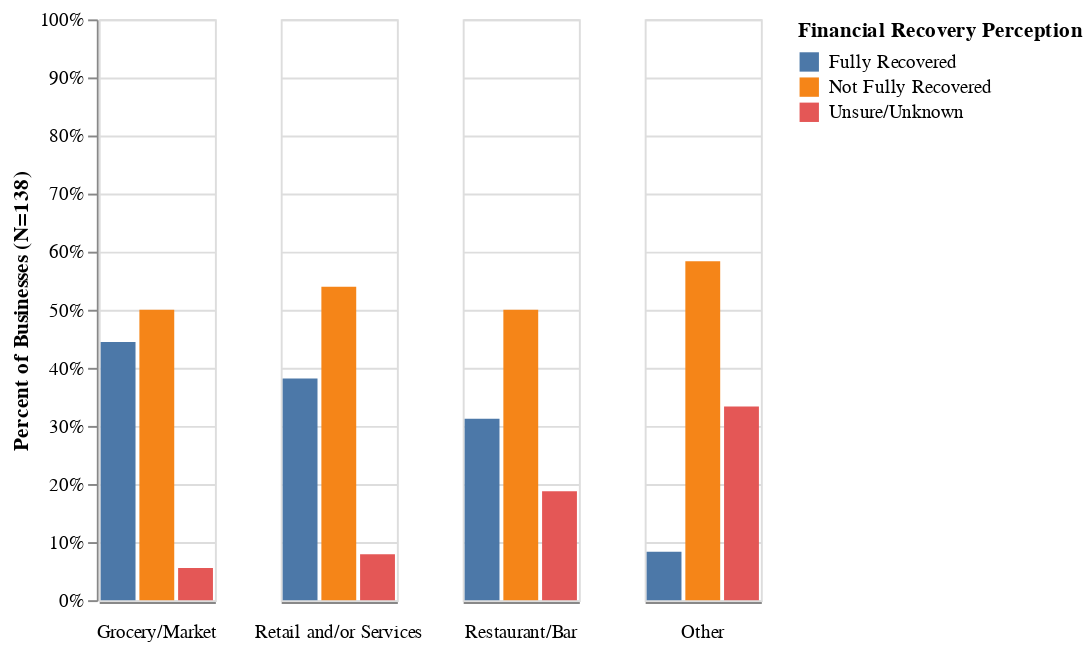

Notebook code for this chart:
### Code cell
type_order = ['Grocery/Market', 'Retail and/or Services', 'Restaurant/Bar', 'Other']
alt.Chart(df_type_pct).mark_bar().encode(
    x=alt.X('financial_recovery').title('').axis(labels=False,tickSize=0),
    y=alt.Y('pct_type').axis(format='%').scale(domain=(0,1)).title('Percent of Businesses (N=138)'),
    color=alt.Color('financial_recovery', sort=financial_order).title('Financial Recovery Perception'),
    order = alt.Order('color_financial_recovery_sort_index:Q'),
    column=alt.Column("type:N",sort=type_order, spacing=32, header=alt.Header(titleOrient='bottom', labelOrient='bottom')).title('')
).properties()

### Figure 1 — Vega-Lite specification as saved in the notebook (floating-point values rounded to 4 significant figures)
{"config": {"view": {"continuousWidth": 300, "continuousHeight": 300}}, "data": {"name": "data-29cb3e456035ed3ca02a98b387b60c24"}, "mark": {"type": "bar"}, "encoding": {"color": {"field": "financial_recovery", "sort": ["Fully Recovered", "Not Fully Recovered", "Unsure/Unknown"], "title": "Financial Recovery Perception", "type": "nominal"}, "column": {"field": "type", "header": {"labelOrient": "bottom", "titleOrient": "bottom"}, "sort": ["Grocery/Market", "Retail and/or Services", "Restaurant/Bar", "Other"], "spacing": 32, "title": "", "type": "nominal"}, "order": {"field": "color_financial_recovery_sort_index", "type": "quantitative"}, "x": {"axis": {"labels": false, "tickSize": 0}, "field": "financial_recovery", "title": "", "type": "nominal"}, "y": {"axis": {"format": "%"}, "field": "pct_type", "scale": {"domain": [0, 1]}, "title": "Percent of Businesses (N=138)", "type": "quantitative"}}, "$schema": "https://vega.github.io/schema/vega-lite/v5.20.1.json", "datasets": {"data-29cb3e456035ed3ca02a98b387b60c24": [{"financial_recovery": "Fully Recovered", "type": "Grocery/Market", "counts": 8, "pct_type": 0.4444}, {"financial_recovery": "Fully Recovered", "type": "Other", "counts": 1, "pct_type": 0.08333}, {"financial_recovery": "Fully Recovered", "type": "Restaurant/Bar", "counts": 10, "pct_type": 0.3125}, {"financial_recovery": "Fully Recovered", "type": "Retail and/or Services", "counts": 29, "pct_type": 0.3816}, {"financial_recovery": "Not Fully Recovered", "type": "Grocery/Market", "counts": 9, "pct_type": 0.5}, {"financial_recovery": "Not Fully Recovered", "type": "Other", "counts": 7, "pct_type": 0.5833}, {"financial_recovery": "Not Fully Recovered", "type": "Restaurant/Bar", "counts": 16, "pct_type": 0.5}, {"financial_recovery": "Not Fully Recovered", "type": "Retail and/or Services", "counts": 41, "pct_type": 0.5395}, {"financial_recovery": "Unsure/Unknown", "type": "Grocery/Market", "counts": 1, "pct_type": 0.05556}, {"financial_recovery": "Unsure/Unknown", "type": "Other", "counts": 4, "pct_type": 0.3333}, {"financial_recovery": "Unsure/Unknown", "type": "Restaurant/Bar", "counts": 6, "pct_type": 0.1875}, {"financial_recovery": "Unsure/Unknown", "type": "Retail and/or Services", "counts": 6, "pct_type": 0.07895}]}}
